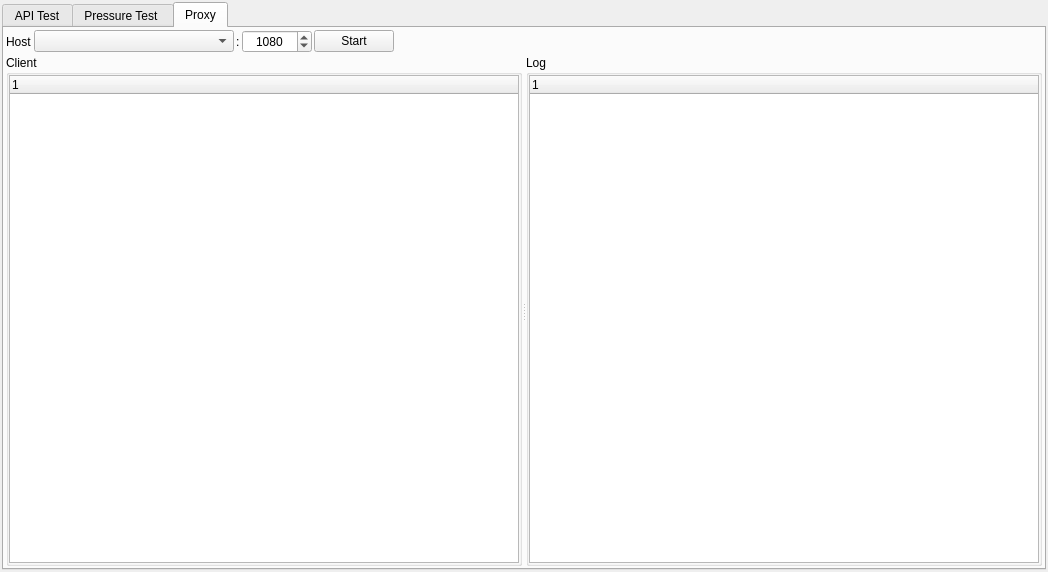
<?xml version="1.0" encoding="UTF-8"?>
<ui version="4.0">
 <class>HttpTestUI</class>
 <widget class="QWidget" name="HttpTestUI">
  <property name="geometry">
   <rect>
    <x>0</x>
    <y>0</y>
    <width>1048</width>
    <height>572</height>
   </rect>
  </property>
  <property name="windowTitle">
   <string>Form</string>
  </property>
  <layout class="QGridLayout" name="gridLayout_9">
   <property name="leftMargin">
    <number>2</number>
   </property>
   <property name="topMargin">
    <number>2</number>
   </property>
   <property name="rightMargin">
    <number>2</number>
   </property>
   <property name="bottomMargin">
    <number>2</number>
   </property>
   <property name="spacing">
    <number>2</number>
   </property>
   <item row="0" column="0">
    <widget class="QTabWidget" name="tabWidget">
     <property name="currentIndex">
      <number>2</number>
     </property>
     <widget class="QWidget" name="API_Test">
      <attribute name="title">
       <string>API Test</string>
      </attribute>
      <layout class="QGridLayout" name="gridLayout">
       <property name="leftMargin">
        <number>2</number>
       </property>
       <property name="topMargin">
        <number>2</number>
       </property>
       <property name="rightMargin">
        <number>2</number>
       </property>
       <property name="bottomMargin">
        <number>2</number>
       </property>
       <property name="spacing">
        <number>2</number>
       </property>
       <item row="0" column="0">
        <layout class="QHBoxLayout" name="horizontalLayout">
         <property name="spacing">
          <number>2</number>
         </property>
         <item>
          <widget class="QComboBox" name="comboBox">
           <property name="sizePolicy">
            <sizepolicy hsizetype="Preferred" vsizetype="Preferred">
             <horstretch>0</horstretch>
             <verstretch>0</verstretch>
            </sizepolicy>
           </property>
           <property name="minimumSize">
            <size>
             <width>0</width>
             <height>26</height>
            </size>
           </property>
           <item>
            <property name="text">
             <string>GET</string>
            </property>
           </item>
           <item>
            <property name="text">
             <string>POST</string>
            </property>
           </item>
           <item>
            <property name="text">
             <string>PUT</string>
            </property>
           </item>
           <item>
            <property name="text">
             <string>PATH</string>
            </property>
           </item>
           <item>
            <property name="text">
             <string>DELETE</string>
            </property>
           </item>
          </widget>
         </item>
         <item>
          <widget class="QLineEdit" name="lineEdit">
           <property name="sizePolicy">
            <sizepolicy hsizetype="Expanding" vsizetype="Preferred">
             <horstretch>0</horstretch>
             <verstretch>0</verstretch>
            </sizepolicy>
           </property>
           <property name="minimumSize">
            <size>
             <width>0</width>
             <height>26</height>
            </size>
           </property>
          </widget>
         </item>
         <item>
          <widget class="QToolButton" name="toolButton">
           <property name="sizePolicy">
            <sizepolicy hsizetype="Minimum" vsizetype="Preferred">
             <horstretch>0</horstretch>
             <verstretch>0</verstretch>
            </sizepolicy>
           </property>
           <property name="minimumSize">
            <size>
             <width>0</width>
             <height>26</height>
            </size>
           </property>
           <property name="text">
            <string/>
           </property>
          </widget>
         </item>
        </layout>
       </item>
       <item row="1" column="0">
        <widget class="QGroupBox" name="groupBox">
         <property name="title">
          <string>Request</string>
         </property>
         <layout class="QGridLayout" name="gridLayout_3">
          <property name="leftMargin">
           <number>0</number>
          </property>
          <property name="topMargin">
           <number>0</number>
          </property>
          <property name="rightMargin">
           <number>0</number>
          </property>
          <property name="bottomMargin">
           <number>0</number>
          </property>
          <property name="spacing">
           <number>0</number>
          </property>
          <item row="0" column="0">
           <widget class="QTabWidget" name="tabWidget_2">
            <property name="currentIndex">
             <number>0</number>
            </property>
            <widget class="QWidget" name="Header_Request">
             <attribute name="title">
              <string>Header</string>
             </attribute>
            </widget>
            <widget class="QWidget" name="Body_Request">
             <attribute name="title">
              <string>Body</string>
             </attribute>
            </widget>
           </widget>
          </item>
         </layout>
        </widget>
       </item>
       <item row="2" column="0">
        <widget class="QGroupBox" name="groupBox_2">
         <property name="title">
          <string>Response</string>
         </property>
         <layout class="QGridLayout" name="gridLayout_2">
          <property name="leftMargin">
           <number>0</number>
          </property>
          <property name="topMargin">
           <number>0</number>
          </property>
          <property name="rightMargin">
           <number>0</number>
          </property>
          <property name="bottomMargin">
           <number>0</number>
          </property>
          <property name="spacing">
           <number>0</number>
          </property>
          <item row="0" column="0">
           <widget class="QTabWidget" name="tabWidget_3">
            <property name="currentIndex">
             <number>0</number>
            </property>
            <widget class="QWidget" name="Header_Response">
             <attribute name="title">
              <string>Header</string>
             </attribute>
            </widget>
            <widget class="QWidget" name="Body_Response">
             <attribute name="title">
              <string>Body</string>
             </attribute>
            </widget>
            <widget class="QWidget" name="RAW_Response">
             <attribute name="title">
              <string>RAW</string>
             </attribute>
            </widget>
           </widget>
          </item>
         </layout>
        </widget>
       </item>
      </layout>
     </widget>
     <widget class="QWidget" name="PressureTest">
      <attribute name="title">
       <string>Pressure Test </string>
      </attribute>
      <layout class="QGridLayout" name="gridLayout_8">
       <property name="leftMargin">
        <number>2</number>
       </property>
       <property name="topMargin">
        <number>2</number>
       </property>
       <property name="rightMargin">
        <number>2</number>
       </property>
       <property name="bottomMargin">
        <number>2</number>
       </property>
       <property name="spacing">
        <number>2</number>
       </property>
       <item row="0" column="0">
        <layout class="QHBoxLayout" name="horizontalLayout_2">
         <property name="spacing">
          <number>2</number>
         </property>
         <item>
          <widget class="QComboBox" name="comboBox_2">
           <property name="sizePolicy">
            <sizepolicy hsizetype="Preferred" vsizetype="Preferred">
             <horstretch>0</horstretch>
             <verstretch>0</verstretch>
            </sizepolicy>
           </property>
           <property name="minimumSize">
            <size>
             <width>0</width>
             <height>26</height>
            </size>
           </property>
           <item>
            <property name="text">
             <string>GET</string>
            </property>
           </item>
           <item>
            <property name="text">
             <string>POST</string>
            </property>
           </item>
           <item>
            <property name="text">
             <string>PUT</string>
            </property>
           </item>
           <item>
            <property name="text">
             <string>PATH</string>
            </property>
           </item>
           <item>
            <property name="text">
             <string>DELETE</string>
            </property>
           </item>
          </widget>
         </item>
         <item>
          <widget class="QLineEdit" name="lineEdit_2">
           <property name="sizePolicy">
            <sizepolicy hsizetype="Expanding" vsizetype="Preferred">
             <horstretch>0</horstretch>
             <verstretch>0</verstretch>
            </sizepolicy>
           </property>
           <property name="minimumSize">
            <size>
             <width>0</width>
             <height>26</height>
            </size>
           </property>
          </widget>
         </item>
         <item>
          <widget class="QLabel" name="label">
           <property name="text">
            <string>Connections:</string>
           </property>
          </widget>
         </item>
         <item>
          <widget class="QSpinBox" name="spinBox">
           <property name="minimumSize">
            <size>
             <width>80</width>
             <height>0</height>
            </size>
           </property>
           <property name="alignment">
            <set>Qt::AlignCenter</set>
           </property>
          </widget>
         </item>
         <item>
          <widget class="QLabel" name="label_2">
           <property name="text">
            <string>Repeat:</string>
           </property>
          </widget>
         </item>
         <item>
          <widget class="QSpinBox" name="spinBox_2">
           <property name="minimumSize">
            <size>
             <width>80</width>
             <height>0</height>
            </size>
           </property>
           <property name="alignment">
            <set>Qt::AlignCenter</set>
           </property>
          </widget>
         </item>
         <item>
          <widget class="QLabel" name="label_3">
           <property name="text">
            <string>Duration(s):</string>
           </property>
          </widget>
         </item>
         <item>
          <widget class="QSpinBox" name="spinBox_3">
           <property name="minimumSize">
            <size>
             <width>80</width>
             <height>0</height>
            </size>
           </property>
           <property name="alignment">
            <set>Qt::AlignCenter</set>
           </property>
          </widget>
         </item>
         <item>
          <widget class="QPushButton" name="pushButton">
           <property name="text">
            <string>Start</string>
           </property>
          </widget>
         </item>
        </layout>
       </item>
       <item row="1" column="0">
        <widget class="QGroupBox" name="groupBox_3">
         <property name="title">
          <string>Request</string>
         </property>
         <layout class="QGridLayout" name="gridLayout_4">
          <property name="leftMargin">
           <number>0</number>
          </property>
          <property name="topMargin">
           <number>0</number>
          </property>
          <property name="rightMargin">
           <number>0</number>
          </property>
          <property name="bottomMargin">
           <number>0</number>
          </property>
          <property name="spacing">
           <number>0</number>
          </property>
          <item row="0" column="0">
           <widget class="QTabWidget" name="tabWidget_4">
            <property name="currentIndex">
             <number>0</number>
            </property>
            <widget class="QWidget" name="Header_Request_2">
             <attribute name="title">
              <string>Header</string>
             </attribute>
            </widget>
            <widget class="QWidget" name="Body_Request_2">
             <attribute name="title">
              <string>Body</string>
             </attribute>
            </widget>
           </widget>
          </item>
         </layout>
        </widget>
       </item>
       <item row="2" column="0">
        <widget class="QTabWidget" name="tabWidget_5">
         <property name="currentIndex">
          <number>0</number>
         </property>
         <widget class="QWidget" name="Thread">
          <attribute name="title">
           <string>Thread</string>
          </attribute>
         </widget>
         <widget class="QWidget" name="Statistics">
          <attribute name="title">
           <string>Statistics</string>
          </attribute>
         </widget>
        </widget>
       </item>
      </layout>
     </widget>
     <widget class="QWidget" name="Proxy">
      <attribute name="title">
       <string>Proxy</string>
      </attribute>
      <layout class="QGridLayout" name="gridLayout_5">
       <property name="leftMargin">
        <number>2</number>
       </property>
       <property name="topMargin">
        <number>2</number>
       </property>
       <property name="rightMargin">
        <number>2</number>
       </property>
       <property name="bottomMargin">
        <number>2</number>
       </property>
       <property name="spacing">
        <number>2</number>
       </property>
       <item row="0" column="0">
        <widget class="QLabel" name="label_4">
         <property name="text">
          <string>Host</string>
         </property>
        </widget>
       </item>
       <item row="0" column="1">
        <widget class="QComboBox" name="comboBox_3">
         <property name="minimumSize">
          <size>
           <width>200</width>
           <height>0</height>
          </size>
         </property>
        </widget>
       </item>
       <item row="0" column="2">
        <widget class="QLabel" name="label_5">
         <property name="text">
          <string>:</string>
         </property>
        </widget>
       </item>
       <item row="0" column="3">
        <widget class="QSpinBox" name="spinBox_4">
         <property name="minimumSize">
          <size>
           <width>70</width>
           <height>0</height>
          </size>
         </property>
         <property name="alignment">
          <set>Qt::AlignCenter</set>
         </property>
         <property name="maximum">
          <number>65535</number>
         </property>
         <property name="value">
          <number>1080</number>
         </property>
        </widget>
       </item>
       <item row="0" column="4">
        <widget class="QPushButton" name="pushButton_2">
         <property name="text">
          <string>Start</string>
         </property>
        </widget>
       </item>
       <item row="0" column="5">
        <spacer name="horizontalSpacer">
         <property name="orientation">
          <enum>Qt::Horizontal</enum>
         </property>
         <property name="sizeHint" stdset="0">
          <size>
           <width>643</width>
           <height>20</height>
          </size>
         </property>
        </spacer>
       </item>
       <item row="1" column="0" colspan="6">
        <widget class="QSplitter" name="splitter">
         <property name="orientation">
          <enum>Qt::Horizontal</enum>
         </property>
         <widget class="QGroupBox" name="groupBox_4">
          <property name="title">
           <string>Client</string>
          </property>
          <layout class="QGridLayout" name="gridLayout_6">
           <property name="leftMargin">
            <number>0</number>
           </property>
           <property name="topMargin">
            <number>0</number>
           </property>
           <property name="rightMargin">
            <number>0</number>
           </property>
           <property name="bottomMargin">
            <number>0</number>
           </property>
           <property name="spacing">
            <number>0</number>
           </property>
           <item row="0" column="0">
            <widget class="QTreeWidget" name="treeWidget">
             <column>
              <property name="text">
               <string notr="true">1</string>
              </property>
             </column>
            </widget>
           </item>
          </layout>
         </widget>
         <widget class="QGroupBox" name="groupBox_5">
          <property name="title">
           <string>Log</string>
          </property>
          <layout class="QGridLayout" name="gridLayout_7">
           <property name="leftMargin">
            <number>0</number>
           </property>
           <property name="topMargin">
            <number>0</number>
           </property>
           <property name="rightMargin">
            <number>0</number>
           </property>
           <property name="bottomMargin">
            <number>0</number>
           </property>
           <property name="spacing">
            <number>0</number>
           </property>
           <item row="0" column="0">
            <widget class="QTreeWidget" name="treeWidget_2">
             <column>
              <property name="text">
               <string notr="true">1</string>
              </property>
             </column>
            </widget>
           </item>
          </layout>
         </widget>
        </widget>
       </item>
      </layout>
     </widget>
    </widget>
   </item>
  </layout>
 </widget>
 <resources/>
 <connections/>
</ui>
